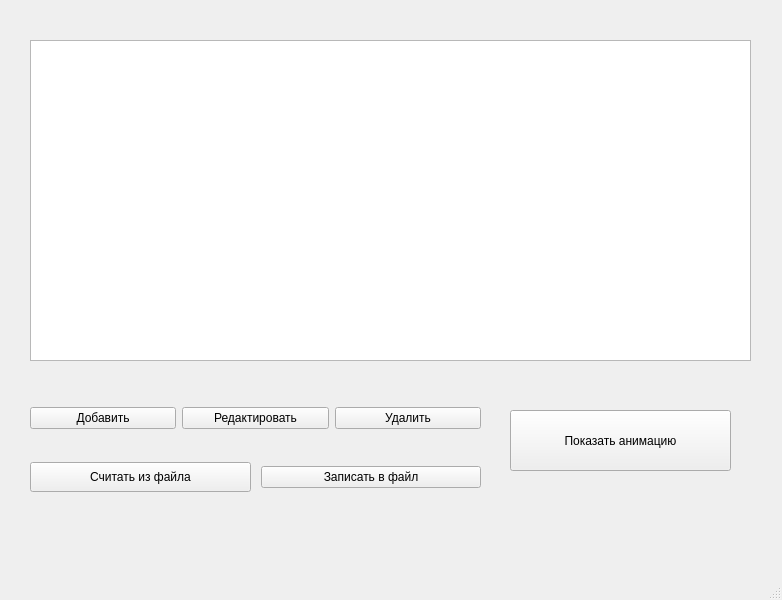
<?xml version="1.0" encoding="UTF-8"?>
<ui version="4.0">
 <class>MainWindow</class>
 <widget class="QMainWindow" name="MainWindow">
  <property name="geometry">
   <rect>
    <x>0</x>
    <y>0</y>
    <width>782</width>
    <height>600</height>
   </rect>
  </property>
  <property name="windowTitle">
   <string>Данные о материалах</string>
  </property>
  <widget class="QWidget" name="centralwidget">
   <widget class="QTableView" name="tableView">
    <property name="geometry">
     <rect>
      <x>30</x>
      <y>40</y>
      <width>721</width>
      <height>321</height>
     </rect>
    </property>
    <property name="editTriggers">
     <set>QAbstractItemView::AnyKeyPressed|QAbstractItemView::DoubleClicked|QAbstractItemView::EditKeyPressed|QAbstractItemView::SelectedClicked</set>
    </property>
   </widget>
   <widget class="QPushButton" name="button_show">
    <property name="geometry">
     <rect>
      <x>510</x>
      <y>410</y>
      <width>221</width>
      <height>61</height>
     </rect>
    </property>
    <property name="text">
     <string>Показать анимацию</string>
    </property>
   </widget>
   <widget class="QWidget" name="verticalLayoutWidget">
    <property name="geometry">
     <rect>
      <x>30</x>
      <y>380</y>
      <width>451</width>
      <height>141</height>
     </rect>
    </property>
    <layout class="QVBoxLayout" name="verticalLayout">
     <item>
      <layout class="QHBoxLayout" name="horizontalLayout_2">
       <item>
        <widget class="QPushButton" name="button_add">
         <property name="text">
          <string>Добавить</string>
         </property>
        </widget>
       </item>
       <item>
        <widget class="QPushButton" name="button_edit">
         <property name="text">
          <string>Редактировать</string>
         </property>
        </widget>
       </item>
       <item>
        <widget class="QPushButton" name="button_delete">
         <property name="text">
          <string>Удалить</string>
         </property>
        </widget>
       </item>
      </layout>
     </item>
     <item>
      <layout class="QHBoxLayout" name="horizontalLayout">
       <property name="spacing">
        <number>10</number>
       </property>
       <item>
        <widget class="QPushButton" name="button_from_file">
         <property name="minimumSize">
          <size>
           <width>0</width>
           <height>30</height>
          </size>
         </property>
         <property name="text">
          <string>Считать из файла</string>
         </property>
        </widget>
       </item>
       <item>
        <widget class="QPushButton" name="button_in_file">
         <property name="text">
          <string>Записать в файл</string>
         </property>
        </widget>
       </item>
      </layout>
     </item>
    </layout>
   </widget>
  </widget>
  <widget class="QMenuBar" name="menubar">
   <property name="geometry">
    <rect>
     <x>0</x>
     <y>0</y>
     <width>782</width>
     <height>26</height>
    </rect>
   </property>
  </widget>
  <widget class="QStatusBar" name="statusbar"/>
 </widget>
 <resources/>
 <connections/>
</ui>
